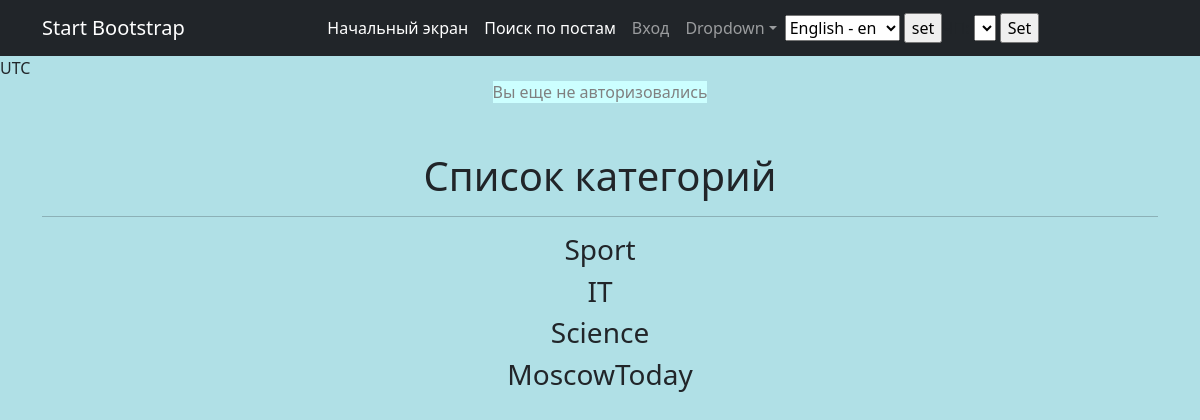
The app's page /posts/categories/ with its own data.
### News/models.py (models this page shows, shortened)
class Category(models.Model):
    category = models.TextField(unique=True)
    subscriber = models.ManyToManyField(User, related_name="categories")
    rating = models.IntegerField(default=0)
    date_in = models.DateTimeField(default=timezone.now)

### News/views.py (the view)
# urls.py: path('categories/', CategoryList.as_view(), name='Category_list'),
class CategoryList(ListView):
    model = Category
    template_name = 'category_list.html'
    context_object_name = 'categories'

### templates/category_list.html (shortened to what this page needs)
{% extends 'flatpages/default.html' %}
{% load custom_filters %}
{% load custom_tags %}
{% block content %}
<h1>Список категорий</h1>
<hr>
{% if categories %}
    {% for cat in categories %}
        <h3>{{ cat.category }}</h3>
    {% endfor %}
{% else %}
    <p>Категории отсутствуют.</p>
{% endif %}
{% endblock content %}

### records on screen
Category: category "Sport"
Category: category "IT"
Category: category "Science"
Category: category "MoscowToday"

### other values on screen
{{ TIME_ZONE }} "UTC"
form field language "English - en"
